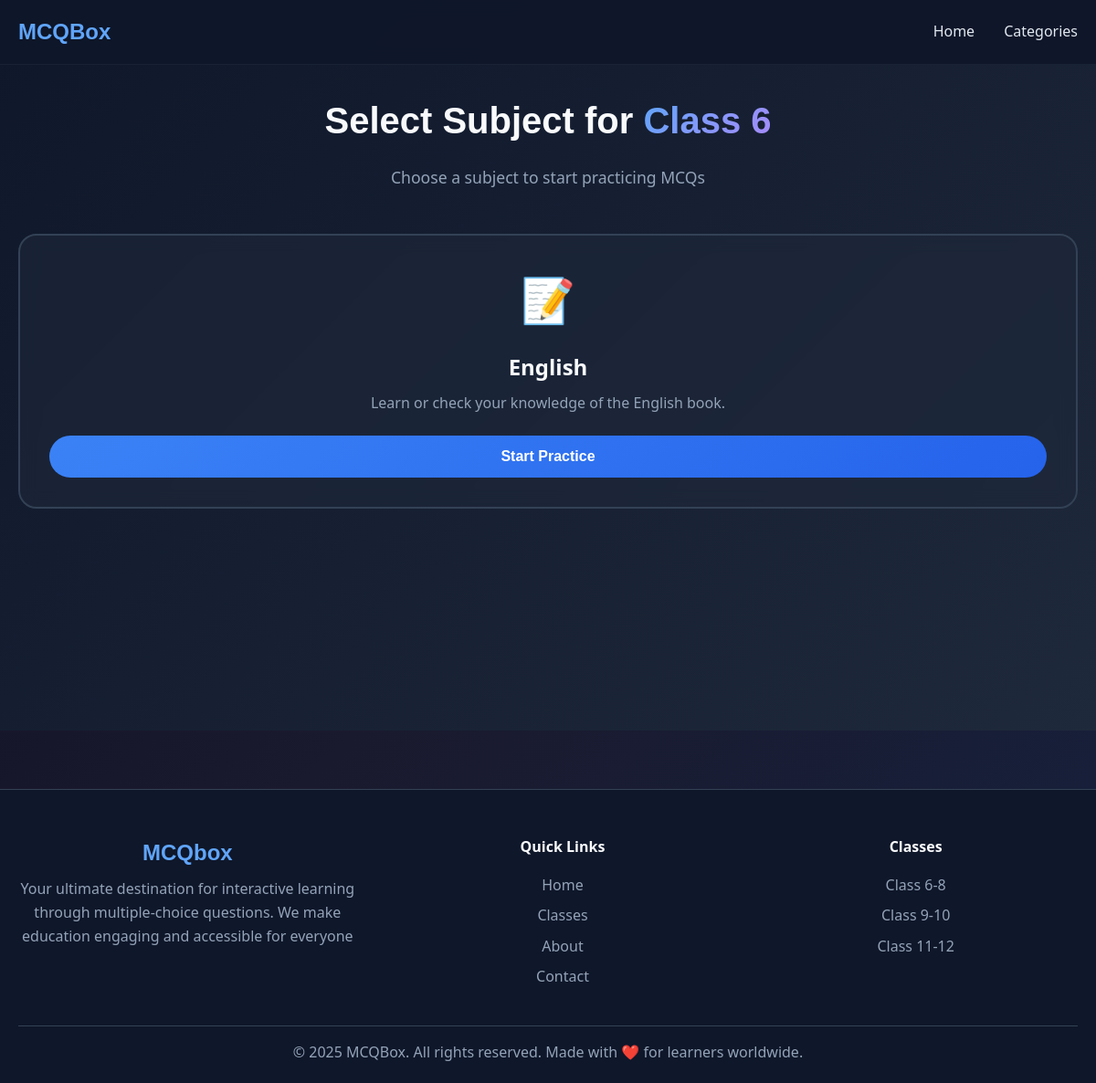
The page /category/class-6 on the database its author committed.
### mcqbox/model.py (models this page shows, shortened)
class Category(db.Model):
    id = db.Column(db.Integer, primary_key=True)
    name = db.Column(db.String(50), nullable=False, unique=True)
    description = db.Column(db.String(200), nullable=True)
    created_at = db.Column(db.DateTime, server_default=db.func.now())
    updated_at = db.Column(db.DateTime, server_default=db.func.now(), onupdate=db.func.now())

class Subcategory(db.Model):
    id = db.Column(db.Integer, primary_key=True)
    name = db.Column(db.String(50), nullable=False)
    category_id = db.Column(db.Integer, db.ForeignKey('category.id'), nullable=False)
    category = db.relationship('Category', backref=db.backref('subcategories', lazy=True))
    description = db.Column(db.String(200), nullable=True)
    created_at = db.Column(db.DateTime, server_default=db.func.now())
    updated_at = db.Column(db.DateTime, server_default=db.func.now(), onupdate=db.func.now())

### mcqbox/frontend/route.py (the view)
@app.route("/category/<category_name>")
def subcategory(category_name):
    category_name = category_name.replace('-', ' ')
    category = Category.query.filter_by(name=category_name).first()
    if not category:
        return {"error": "Category not found"}, 404
    subcategories = category.subcategories if category else []
    if not subcategories:
        return render_template("subcate.html", cat = category_name, subcategories=None)
    return render_template("subcate.html", cat = category_name, subcategories=subcategories)

### mcqbox/frontend/templates/subcate.html (shortened to what this page needs)
{% from "micro/nav.html" import nav %}
{% extends "home.html" %}
{% block head %}
<link rel="stylesheet" href="{{ url_for('frontend.static', filename='css/subject.css') }}" w-tid="13">
{% endblock %}
{% block content %}
{{ nav() }}
<main class="subjects-main" w-tid="45">
  <div class="container" w-tid="47">
    <div class="subjects-header" w-tid="49">
      <h1 class="subjects-title" w-tid="55">Select Subject for <span id="class-name" w-tid="57">{{cat |title}}</span></h1>
      <p class="subjects-subtitle" w-tid="59">Choose a subject to start practicing MCQs</p>
    </div>
    {%if subcategories is none%}
    <div class="no-subcategories" style="text-align: center;">
      <p>No subcategories available for this category.</p>
      <p>Please check back later or choose a different category.</p>
      <a href="/category" style="text-decoration: none;"><button
          class="btn btn-primary subject-btn" style="width: 200px;">Categories</button></a>
    </div>
    {%else %}
    <div class="subjects-grid" id="subjects-grid" w-tid="61">
      {%for subcat in subcategories %}
      <a href="/category/{{cat|replace(' ', '-')}}/{{subcat['name']|replace(' ', '-') |lower}}">
        <div class="subject-card" style="animation-delay: 0s;">
          <div class="subject-icon">📝</div>
          <h3 class="subject-name">{{subcat['name']|title}}</h3>
          <p class="subject-description">{{subcat['description']}}</p>
          <button class="btn btn-primary subject-btn">
            Start Practice
          </button>
        </div>
      </a>
      {%endfor%}
    </div>
    {%endif%}
  </div>
</main>
<footer class="footer" w-tid="271">
  <div class="container" w-tid="273">
    <div class="footer-content" w-tid="275">
      <div class="footer-brand" w-tid="277">
        <h3 w-tid="279">MCQbox</h3>
        <p w-tid="281">Your ultimate destination for interactive learning through multiple-choice questions. We make
          education engaging and accessible for everyone</p>
      </div>
      <div class="footer-links" w-tid="283">
        <div class="footer-column" w-tid="285">
          <h4 w-tid="287">Quick Links</h4>
          <a href="https://classwise-mcq-master-your-studies--cooloak59015911.on.websim.com/?v=4#home"
            w-tid="289">Home</a>
          <a href="https://classwise-mcq-master-your-studies--cooloak59015911.on.websim.com/?v=4#classes"
            w-tid="291">Classes</a>
          <a href="https://classwise-mcq-master-your-studies--cooloak59015911.on.websim.com/?v=4#about"
            w-tid="293">About</a>
          <a href="https://classwise-mcq-master-your-studies--cooloak59015911.on.websim.com/?v=4#contact"
            w-tid="295">Contact</a>
        </div>
        <div class="footer-column" w-tid="297">
          <h4 w-tid="299">Classes</h4>
          <a href="https://classwise-mcq-master-your-studies--cooloak59015911.on.websim.com/?v=4#class-6"
            w-tid="301">Class 6-8</a>
          <a href="https://classwise-mcq-master-your-studies--cooloak59015911.on.websim.com/?v=4#class-9"
            w-tid="303">Class 9-10</a>
          <a href="https://classwise-mcq-master-your-studies--cooloak59015911.on.websim.com/?v=4#class-11"
            w-tid="305">Class 11-12</a>
        </div>
      </div>
    </div>
    <div class="footer-bottom" w-tid="307">
      <p w-tid="309">© 2025 MCQBox. All rights reserved. Made with ❤️ for learners worldwide.</p>
    </div>
  </div>
</footer>
{%endblock%}

### mcqbox/frontend/static/css/style.css (style rules this page uses)
* { margin: 0; padding: 0; box-sizing: border-box; }
body { font-family: 'Segoe UI', Tahoma, Geneva, Verdana, sans-serif; line-height: 1.6; color: #e0e0e0; background: linear-gradient(135deg, #0f0f23 0%, #1a1a2e 50%, #16213e 100%); min-height: 100vh; transition: all 0.3s ease; }
.container { max-width: 1200px; margin: 0 auto; padding: 0 20px; }
a { text-decoration: none; }
.btn { background: linear-gradient(45deg, #4facfe, #00f2fe); color: white; border: none; padding: 0.6rem 0.8rem; border-radius: 25px; cursor: pointer; font-weight: 600; font-size: large; transition: all 0.3s ease; text-decoration: none; display: inline-block; text-align: center; }
.footer { background: rgba(10, 10, 20, 0.9); color: #e0e0e0; text-align: center; padding: 2rem 0; margin-top: 4rem; border-top: 1px solid rgba(255, 255, 255, 0.1); }
.footer-content { display: grid; grid-template-columns: repeat(auto-fit, minmax(250px, 1fr)); gap: 2rem; margin-bottom: 2rem; }
.footer-bottom { border-top: 1px solid #333; padding-top: 1rem; color: #888; }

### mcqbox/frontend/static/css/subject.css (style rules this page uses)
* { margin: 0; padding: 0; box-sizing: border-box; }
body { font-family: 'Noto Sans', sans-serif; line-height: 1.6; color: #e2e8f0; background-color: #0f172a; overflow-x: hidden; }
a { text-decoration: none; }
.container { max-width: 1200px; margin: 0 auto; padding: 0 20px; }
.btn { padding: 14px 20px; border: none; border-radius: 50px; font-size: 1rem; font-weight: 600; cursor: pointer; transition: all 0.3s ease; text-decoration: none; display: inline-block; text-align: center; }
.btn-primary { background: linear-gradient(135deg, #3b82f6, #2563eb); color: white; }
.subjects-main { min-height: 100vh; padding: 100px 0 50px; background: linear-gradient(135deg, #0f172a 0%, #1e293b 100%); }
.subjects-header { text-align: center; margin-bottom: 3rem; }
.subjects-title { font-family: 'Cal Sans', sans-serif; font-size: 2.5rem; font-weight: 700; color: #f8fafc; margin-bottom: 1rem; }
.subjects-title span { background: linear-gradient(135deg, #60a5fa, #a78bfa); -webkit-background-clip: text; -webkit-text-fill-color: transparent; background-clip: text; }
.subjects-subtitle { color: #94a3b8; font-size: 1.1rem; }
.subjects-grid { display: grid; grid-template-columns: repeat(auto-fit, minmax(300px, 1fr)); gap: 2rem; margin-top: 3rem; }
.subject-card { background: rgba(30, 41, 59, 0.6); backdrop-filter: blur(10px); border: 2px solid #334155; padding: 2rem; border-radius: 20px; text-align: center; transition: all 0.3s ease; cursor: pointer; opacity: 0; transform: translateY(30px); animation: fadeInUp 0.6s ease forwards; }
.subject-icon { font-size: 3rem; margin-bottom: 1rem; }
.subject-name { font-size: 1.5rem; font-weight: 600; color: #f8fafc; margin-bottom: 0.5rem; }
.subject-description { color: #94a3b8; margin-bottom: 1.5rem; line-height: 1.5; }
.subject-btn { width: 100%; }
.footer { background: #0f172a; color: #e2e8f0; padding: 50px 0 20px; border-top: 1px solid #334155; }
.footer-content { display: grid; grid-template-columns: 1fr 2fr; gap: 3rem; margin-bottom: 2rem; }
.footer-brand h3 { font-family: 'Cal Sans', sans-serif; font-size: 1.5rem; margin-bottom: 0.5rem; color: #60a5fa; }
.footer-brand p { color: #94a3b8; }
.footer-links { display: grid; grid-template-columns: repeat(auto-fit, minmax(150px, 1fr)); gap: 2rem; }
.footer-column h4 { font-weight: 600; margin-bottom: 1rem; color: #f8fafc; }
.footer-column a { display: block; color: #94a3b8; text-decoration: none; margin-bottom: 0.5rem; transition: color 0.3s ease; }
.footer-bottom { border-top: 1px solid #334155; padding-top: 1rem; text-align: center; color: #94a3b8; }

### rows shown on the page
Category: name "Class 6"
Subcategory: name "English", description "Learn or check your knowledge of the English book."
